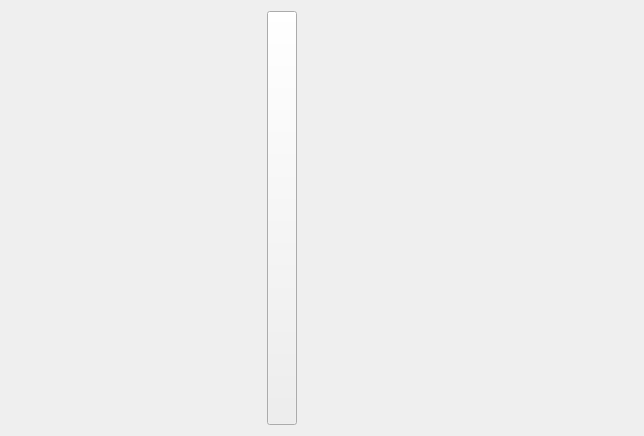
<?xml version="1.0" encoding="UTF-8"?>
<ui version="4.0">
 <class>SideBarWidget</class>
 <widget class="QWidget" name="SideBarWidget">
  <property name="geometry">
   <rect>
    <x>0</x>
    <y>0</y>
    <width>644</width>
    <height>436</height>
   </rect>
  </property>
  <property name="windowTitle">
   <string>Form</string>
  </property>
  <layout class="QHBoxLayout" name="horizontalLayout">
   <item>
    <widget class="QWidget" name="widgetSiderBar" native="true">
     <property name="maximumSize">
      <size>
       <width>250</width>
       <height>16777215</height>
      </size>
     </property>
    </widget>
   </item>
   <item>
    <widget class="QPushButton" name="btn_operate">
     <property name="sizePolicy">
      <sizepolicy hsizetype="Fixed" vsizetype="Expanding">
       <horstretch>0</horstretch>
       <verstretch>0</verstretch>
      </sizepolicy>
     </property>
     <property name="minimumSize">
      <size>
       <width>30</width>
       <height>60</height>
      </size>
     </property>
     <property name="maximumSize">
      <size>
       <width>30</width>
       <height>16777215</height>
      </size>
     </property>
     <property name="text">
      <string/>
     </property>
    </widget>
   </item>
   <item>
    <widget class="QWidget" name="widget_mainside" native="true"/>
   </item>
  </layout>
 </widget>
 <resources/>
 <connections/>
</ui>
